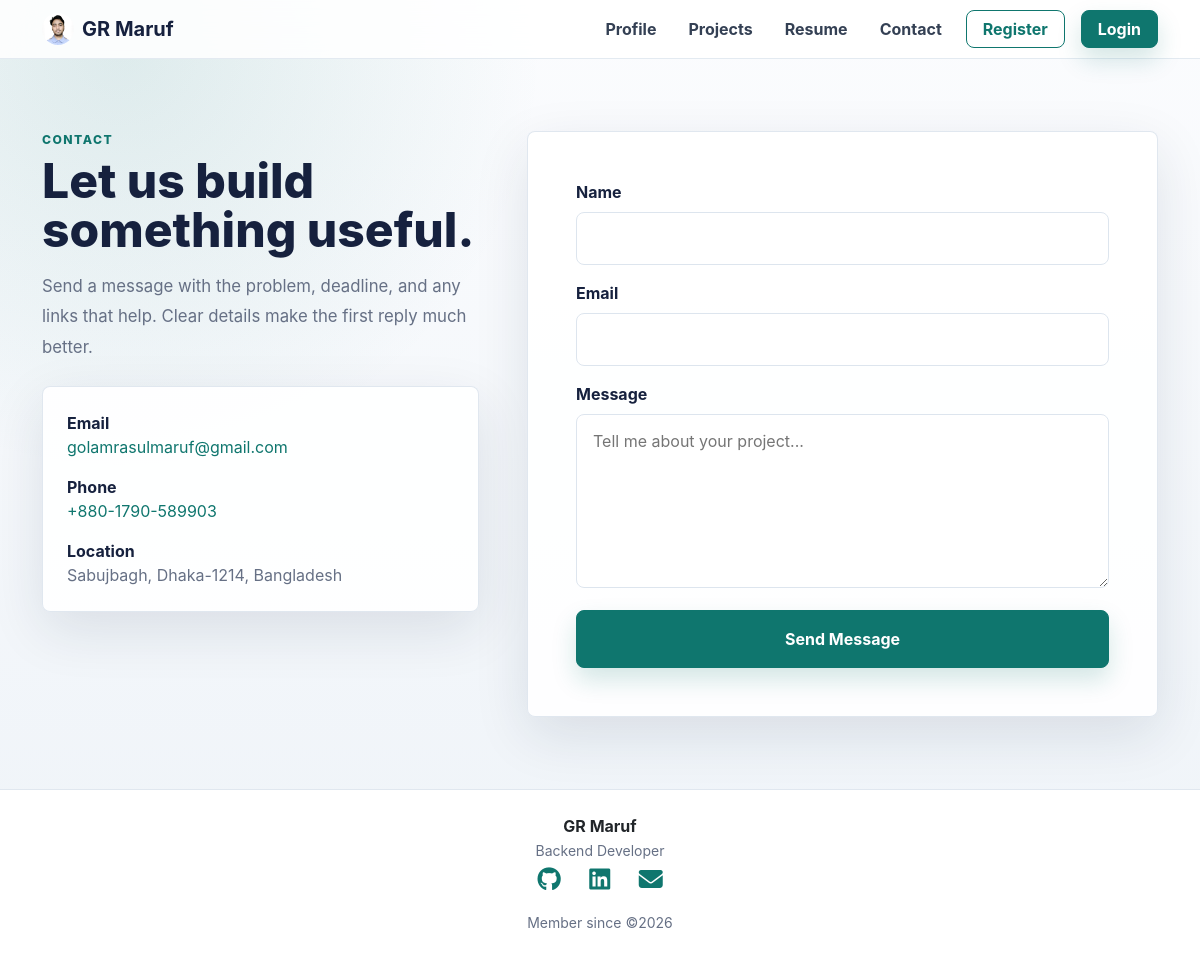
The app's page /portfolio/user/contact with its own data.
### portfolio/models.py (models this page shows, shortened)
class Profile(models.Model):
    user = models.OneToOneField(User, related_name='profile', on_delete=models.CASCADE, null=True)
    full_name = models.CharField(max_length=120, default='')
    display_name = models.CharField(max_length=80, blank=True)
    title = models.CharField(max_length=120, blank=True)  # e.g. "Backend Developer"
    bio = models.TextField(blank=True)
    email = models.EmailField(blank=True)
    phone = models.CharField(max_length=20, blank=True)
    location = models.CharField(max_length=120, blank=True)
    profile_image = models.ImageField(upload_to="profile_images/", blank=True, null=True)
    github = models.URLField(blank=True)
    linkedin = models.URLField(blank=True)
    website = models.URLField(blank=True)
    created_at = models.DateTimeField(auto_now_add=True)

### portfolio/views.py (the view, shortened to what this page needs)
# urls.py: path('<str:username>/contact', contact, name='contact'),
def contact(request, username=None):
    profile = get_user_profile(username)
    context = {
        'profile': profile
    }
    subject = "Important! Someone has contacted you through your portfolio."
    recipient_list = [profile.user.email] if profile else []
    return render(request, 'contact.html', context)

### portfolio/utils.py (called while the page is built)
def get_user_profile(username):
    if username:
        return Profile.objects.filter(user__username=username).first()

### portfolio/templates/contact.html (shortened to what this page needs)
{% extends 'master/base.html' %}
{% block content %}
  <section class="section-pad">
    <div class="container">
      <div class="row g-5 align-items-start">
        <div class="col-lg-5 reveal">
          <div class="eyebrow mb-2">Contact</div>
          <h1 class="section-title mb-3">Let us build something useful.</h1>
          <p class="section-copy">Send a message with the problem, deadline, and any links that help. Clear details make the first reply much better.</p>
          <div class="surface p-4 mt-4">
            {% if profile.email %}
              <div class="mb-3">
                <div class="fw-bold">Email</div>
                <a href="mailto:{{ profile.email }}" class="text-decoration-none">{{ profile.email }}</a>
              </div>
            {% endif %}
            {% if profile.phone %}
              <div class="mb-3">
                <div class="fw-bold">Phone</div>
                <a href="tel:{{ profile.phone }}" class="text-decoration-none">{{ profile.phone }}</a>
              </div>
            {% endif %}
            {% if profile.location %}
              <div>
                <div class="fw-bold">Location</div>
                <span class="muted">{{ profile.location }}</span>
              </div>
            {% endif %}
          </div>
        </div>
        <div class="col-lg-7 reveal reveal-delay-1">
          <div class="surface p-4 p-md-5">
            <form method="post" class="d-grid gap-3">
              <div>
                <label for="name" class="form-label fw-bold">Name</label>
                <input type="text" name="name" id="name" class="contact-field" required />
              </div>
              <div>
                <label for="email" class="form-label fw-bold">Email</label>
                <input type="email" name="email" id="email" class="contact-field" required />
              </div>
              <div>
                <label for="message" class="form-label fw-bold">Message</label>
                <textarea name="message" id="message" rows="6" class="contact-field" placeholder="Tell me about your project..." required></textarea>
              </div>
              <button type="submit" class="btn btn-brand py-3">Send Message</button>
            </form>
          </div>
        </div>
      </div>
    </div>
  </section>
{% endblock %}

### portfolio/templates/master/nav.html (shortened to what this page needs)
<nav class="navbar navbar-expand-lg navbar-light sticky-top">
  <div class="container">
    <a class="navbar-brand fw-bold d-flex align-items-center" href="{% url 'profile' profile.user.username|default:'demo' %}">
      {% if profile.profile_image %}
        <img src="{{ profile.profile_image.url }}" class="rounded-circle me-2" width="32" height="32" alt="{{ profile.full_name }}" />
      {% else %}
        <img src="/media/app/logo.webp" alt="Logo" width="34" height="34" class="me-2 rounded" />
      {% endif %}
      <span>{{ profile.display_name|default:'Portfolio' }}</span>
    </a>
    <div class="collapse navbar-collapse justify-content-end d-none d-lg-flex">
      <ul class="navbar-nav align-items-center gap-3">
        <li class="nav-item">
          <a class="nav-link" href="{% url 'profile' profile.user.username|default:'demo' %}">Profile</a>
        </li>
        <li class="nav-item">
          <a class="nav-link" href="{% url 'projects' profile.user.username|default:'demo' %}">Projects</a>
        </li>
        <li class="nav-item">
          <a class="nav-link" href="{% url 'resume' profile.user.username|default:'demo' %}">Resume</a>
        </li>
        <li class="nav-item">
          <a class="nav-link" href="{% url 'contact' profile.user.username|default:'demo' %}">Contact</a>
        </li>
        {% if profile.user == request.user %}
          <li class="nav-item">
            <a class="nav-link" href="{% url 'dashboard' %}">Dashboard</a>
          </li>
          <li class="nav-item">
            <a class="nav-link" href="{% url 'logout' %}">Logout</a>
          </li>
        {% elif request.user.is_authenticated %}
        <li class="nav-item">
          <a class="btn btn-brand px-3" href="{% url 'profile' %}">Show Own Profile</a>
        </li>
        {% else %}
          <li class="nav-item">
            <a class="btn btn-outline-brand px-3" href="{% url 'register' %}">Register</a>
          </li>
          <li class="nav-item">
            <a class="btn btn-brand px-3" href="{% url 'login' %}">Login</a>
          </li>
        {% endif %}
      </ul>
    </div>
  </div>
</nav>

### portfolio/templates/master/footer.html (shortened to what this page needs)
<footer class="footer py-4 bg-white">
  <div class="container">
    <div>
      <div class="fw-bold text-dark">{{ profile.display_name|default:'Portfolio' }}</div>
      <small>{{ profile.title }}</small>
    </div>
    <div class="social-links">
      {% if profile.github %}
        <a href="{{ profile.github }}" target="_blank"><i class="fab fa-github"></i></a>
      {% endif %}
      {% if profile.linkedin %}
        <a href="{{ profile.linkedin }}" target="_blank"><i class="fab fa-linkedin"></i></a>
      {% endif %}
      {% if profile.user.email %}
        <a href="{% url 'contact' profile.user.username %}">
            <i class="fas fa-envelope"></i>
        </a>
      {% endif %}
    </div>
    <div>
      <small>Member since ©{{ profile.user.date_joined|date:"Y"}}</small>
    </div>
  </div>
</footer>

### portfolio/templates/master/base.html (style rules this page uses)
:root { --ink: #16213e; --muted: #667085; --paper: #ffffff; --soft: #f6f8fb; --line: #dde5ee; --brand: #0f766e; --brand-dark: #115e59; --accent: #d97706; --shadow: 0 18px 55px rgba(22, 33, 62, 0.11); }
* { box-sizing: border-box; }
html { scroll-behavior: smooth; }
body { background: radial-gradient(circle at 10% 5%, rgba(15, 118, 110, 0.12), transparent 30%), linear-gradient(180deg, #fbfcfe 0%, #eef3f8 100%); color: var(--ink); font-family: Inter, ui-sans-serif, system-ui, -apple-system, BlinkMacSystemFont, 'Segoe UI', sans-serif; min-height: 100vh; }
a { color: var(--brand); }
img { max-width: 100%; }
.navbar { background: rgba(255, 255, 255, 0.86) !important; backdrop-filter: blur(18px); border-bottom: 1px solid rgba(221, 229, 238, 0.8); }
.navbar-brand { color: var(--ink) !important; letter-spacing: 0; }
.nav-link { color: #344054 !important; font-weight: 650; transition: color 0.2s ease, transform 0.2s ease; }
.btn { border-radius: 8px; font-weight: 700; }
.btn-primary, .btn-brand { background: var(--brand); border-color: var(--brand); box-shadow: 0 12px 24px rgba(15, 118, 110, 0.18); color: #fff; }
.btn-outline-primary, .btn-outline-brand { border-color: var(--brand); color: var(--brand); }
.eyebrow { color: var(--brand); font-size: 0.76rem; font-weight: 800; letter-spacing: 0.12em; text-transform: uppercase; }
.section-pad { padding: 72px 0; }
.section-title { font-size: clamp(2rem, 4vw, 3.25rem); font-weight: 850; letter-spacing: 0; line-height: 1.02; }
.section-copy { color: var(--muted); font-size: 1.05rem; line-height: 1.8; }
.surface { background: rgba(255, 255, 255, 0.9); border: 1px solid rgba(221, 229, 238, 0.9); border-radius: 8px; box-shadow: var(--shadow); }
.muted { color: var(--muted); }
.reveal { animation: riseIn 0.7s ease both; }
.reveal-delay-1 { animation-delay: 0.08s; }
.footer { border-top: 1px solid rgba(221, 229, 238, 0.9); color: var(--muted); text-align: center; }
.social-links { margin-bottom: 12px; }
.social-links a { color: var(--brand); font-size: 24px; margin: 0 12px; transition: 0.3s; text-decoration: none; }

### portfolio/templates/contact.html (style rules this page uses)
.contact-field { border: 1px solid var(--line); border-radius: 8px; min-height: 48px; padding: 0.85rem 1rem; width: 100%; }

### records on screen
Profile: profile_image (picture), display_name "GR Maruf", email "golamrasulmaruf@gmail.com", phone "+880-1790-589903", location "Sabujbagh, Dhaka-1214, Bangladesh", title "Backend Developer", user.date_joined "2026"
